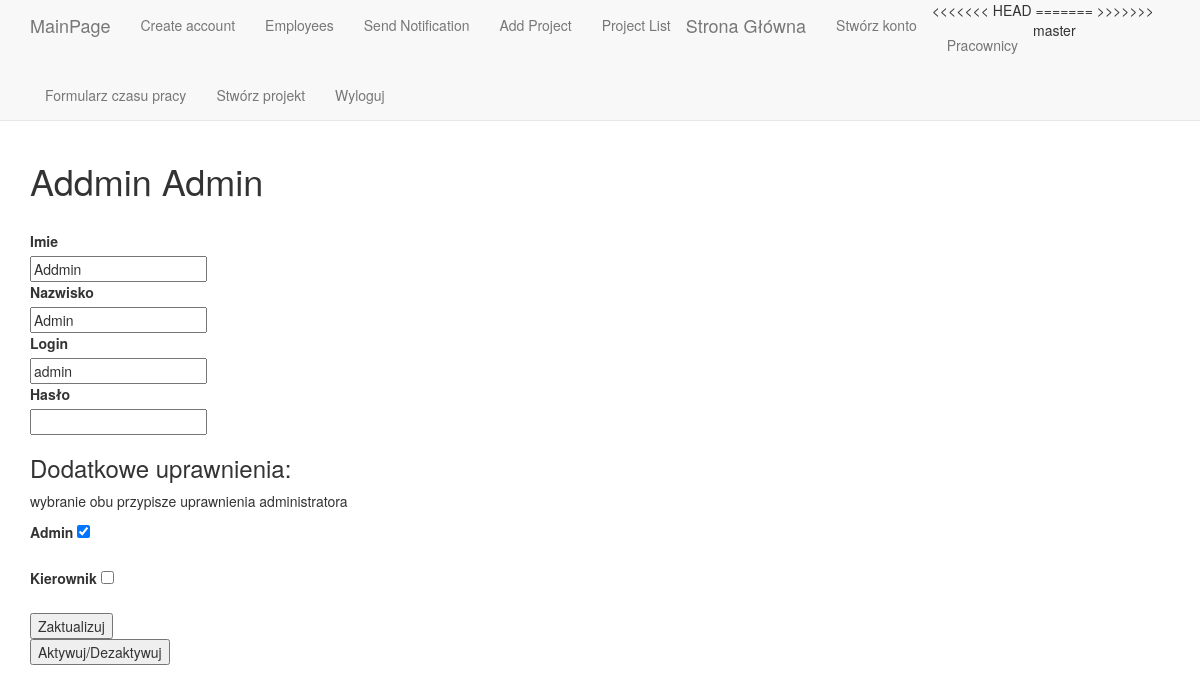
Page /polls/DetailPerson/1/ (signed in) on the committed database.
### polls/models.py (models this page shows)
class Person(models.Model):
    user = models.OneToOneField(User, on_delete=models.CASCADE)
    position = models.CharField(max_length=60)
    admin = models.BooleanField(default=False)
    kierownik = models.BooleanField(default=False)

### polls/views.py (the view)
# urls.py: path('DetailPerson/<int:pk>/', views.DetailPerson, name='detailPerson'),
def  DetailPerson(request,**kwargs):
    template_name = 'polls/detailPerson.html'
    context_object_name = 'person'
    if not request.user.is_authenticated:
        return HttpResponseRedirect(reverse('polls:login'))
    else:
        person = get_object_or_404(Person,user=request.user)
        if person.kierownik:
            template_name='polls/kierownik/detailPersonKierownik.html'
            p=get_object_or_404(Person,id=kwargs['pk'])
            return render(request, template_name, {'person':p, 'error':""})
        elif person.admin:
            template_name = 'polls//detailPerson.html'
            p = get_object_or_404(Person, id=kwargs['pk'])
            return render(request, template_name, {'person': p, 'error': ""})
        else:
            return HttpResponseRedirect(reverse('polls:startpage'))

### templates/polls/detailPerson.html (shortened to what this page needs)
{% extends "polls/base.html" %}
{% block body_block %}
<h1>{{ person.user.first_name}} {{person.user.last_name }}</h1>
<form action="{% url 'polls:personFormExecute' %}" method="post">
    <input type="text" id="id" name="id" style="display: none" value="{{ person.id }}"><br>
    <label for="fname">Imie</label><br>
    <input type="text" id="fname" name="fname" value="{{ person.user.first_name }}"><br>
    <label for="lname">Nazwisko</label><br>
    <input type="text" id="lname" name="lname" value="{{  person.user.last_name }}"><br>
    <label for="login">Login</label><br>
    <input type="text" id="login" name="login" value="{{ person.user.username}}"><br>
    <label for="password">Hasło</label><br>
    <input type="password" id="password" name="password" value=""><br>
    <h3>Dodatkowe uprawnienia:</h3>
    <p>wybranie obu przypisze uprawnienia administratora</p>
    <label for="czyA">Admin</label>
    <input type="checkbox" id="czyA" name="czyA" {% if person.admin %} checked {% endif %}><br><br>
    <label for="czyK">Kierownik</label>
    <input type="checkbox" id="czyK" name="czyK" {% if person.kierownik %} checked {% endif %}><br><br>
    <input type="submit" value="Zaktualizuj">
</form>
<form action="{% url 'polls:personDelee' %}" method="post">
    <input type="submit" value="Aktywuj/Dezaktywuj">
</form>
{% endblock %}

### rows in the picture
Person: user.first_name "Addmin", user.last_name "Admin", fname "Addmin", lname "Admin", login "admin", admin "☑"
